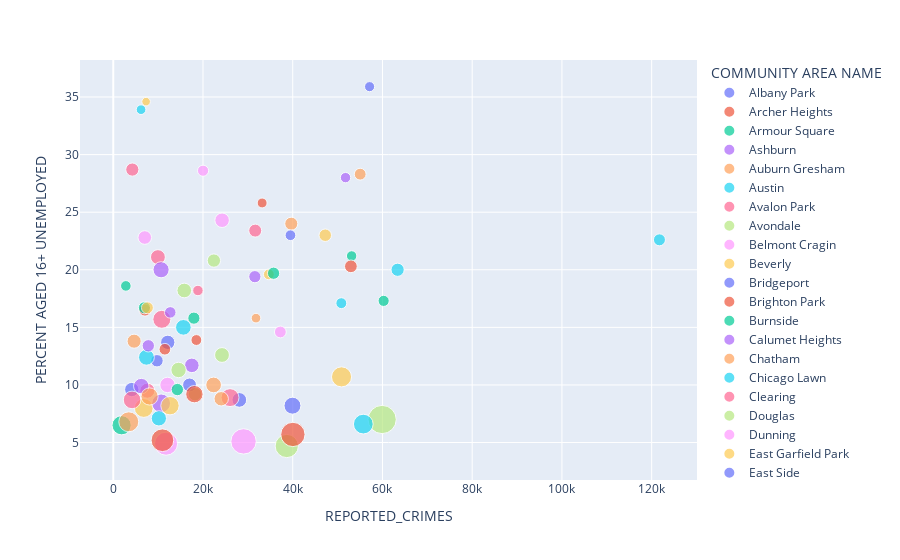

Notebook code for this chart:
### Markdown cell above
We can see that austins household below poverty precentage is not that much more than the avrage and far from the worst in chicago. the unemployment is quite a bite larger in Austin then what the avrage unemployment is in chicago and the incom per capita is 37,6% lower than avrage but almost dubble than the min incom per capita in chicago. none of these numbers help explain why there are almost five times more reported crimes in Austin then the avrage in chicago in the period between 2008 and 2012

---

### Code cell
px.scatter(crimes_per_com_area_df,
           y='PERCENT AGED 16+ UNEMPLOYED',
           size= 'PER CAPITA INCOME ',
           color='COMMUNITY AREA NAME',
           x='REPORTED_CRIMES',
           hover_data= ['COMMUNITY AREA NAME', 'PERCENT HOUSEHOLDS BELOW POVERTY',
       'PERCENT AGED 16+ UNEMPLOYED', 'PER CAPITA INCOME ', 'REPORTED_CRIMES'])
